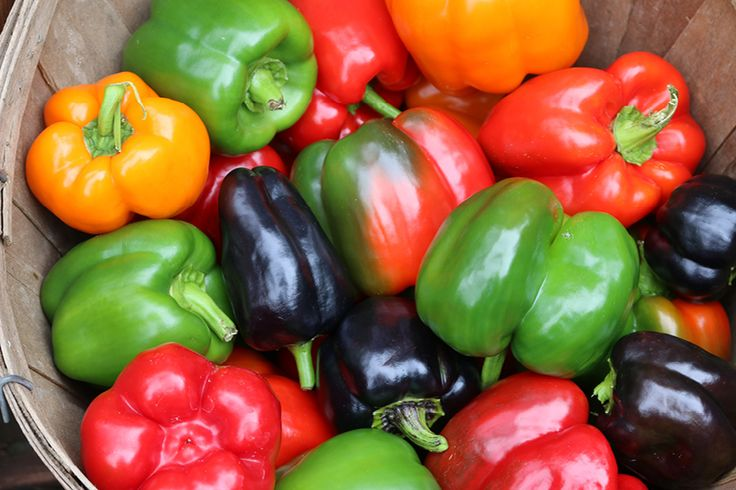
#> input picture static/peppers.jpg, 736 x 490 px
$ python adicionar_ruido.py
#> lines starting #> are read from the running program, lines starting #| are printed output that depends on the picture
import cv2
import numpy as np


imagem_colorida = cv2.imread('static/peppers.jpg')
#> imagem_colorida is the input picture: shape (490, 736, 3); mean B, G, R 60.6, 100.6, 145.6
imagem = cv2.cvtColor(imagem_colorida, cv2.COLOR_BGR2GRAY)
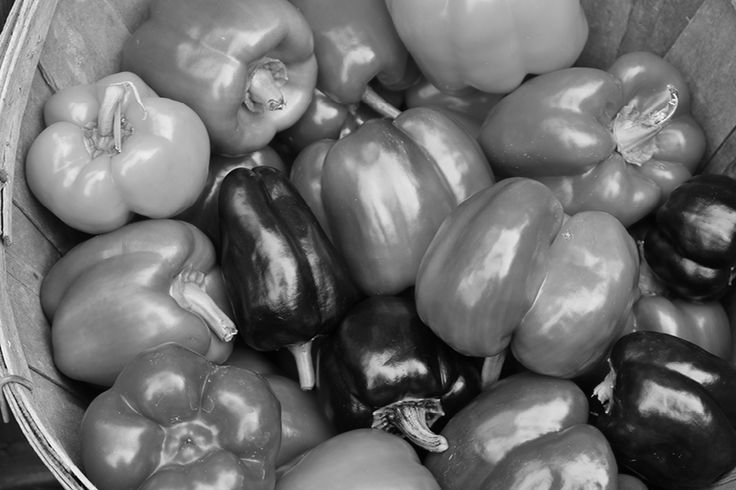
#> imagem: shape (490, 736); min 0, max 255, mean 109.5

# Gera uma nova matriz do tamanho da imagem adicionando 100 aleatoriamente a varios pixels para gerar o ruido.
imagem_ruido = np.random.normal(0, 100, imagem.shape)

# Converte a matriz para o tipo da imagem
imagem_ruido = imagem_ruido.astype(imagem.dtype)

# Adiciona a matriz com ruido a imagem
imagem_ruido = cv2.add(imagem, imagem_ruido)
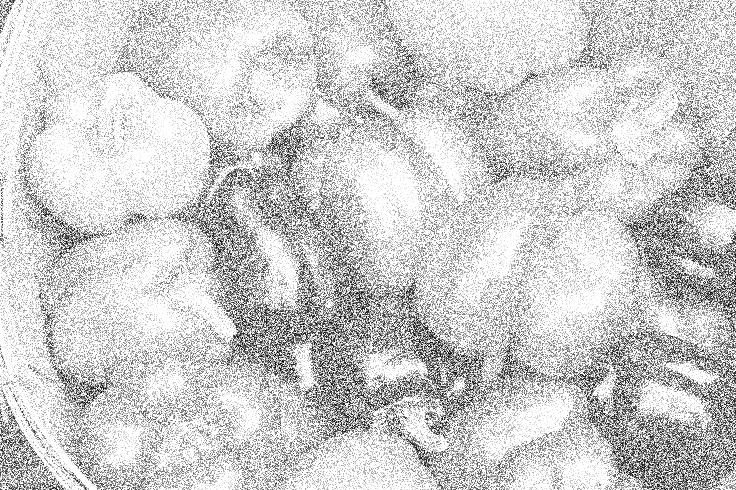
#> imagem_ruido: shape (490, 736); min 2, max 255, mean 206.4


# Usa a função pronta do opencv para fazer a media à imagem com ruido retornando uma imagem parecida com a original.
imagem_filtrada = cv2.blur(imagem, (3, 3))


cv2.imwrite(f'results_adicionar_ruido/ruido-peppers.png', imagem_ruido)
cv2.imwrite(f'results_adicionar_ruido/media-peppers.png', imagem_filtrada)
